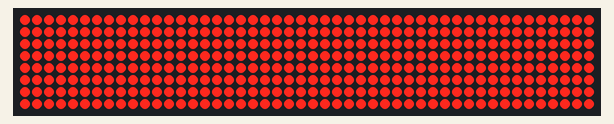
The sketch below on a simulated Arduino Uno, built with avr-gcc and run on an emulated ATmega328P. Parts: 48×8 LED matrix.

Above: at 0.15 s.
At 1.05 s:
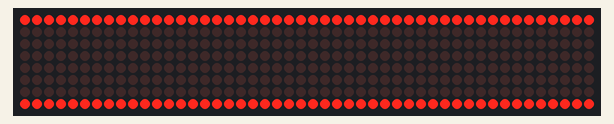
At 5.37 s:
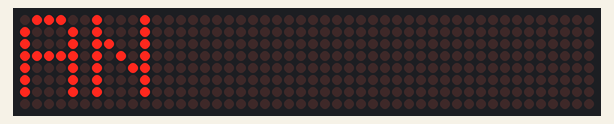
At 7.3 s:
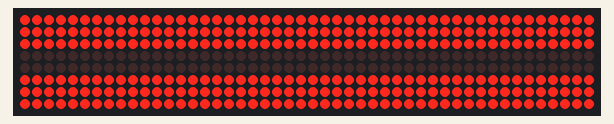
At 9.0 s:
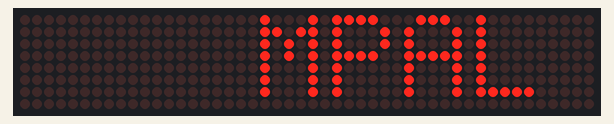
At 12.21 s:
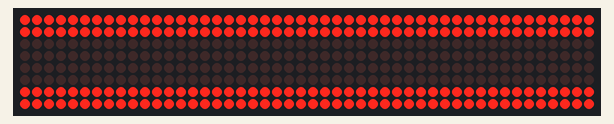

The sketch:

LED_Board.ino
```cpp
#include <MD_MAX72xx.h>

#define BUF_SIZE 20
#define MAX_DEVICES 6
#define CHAR_SIZE 6
#define MAXCHARS_ONSCREEN 6

#define CLK_PIN   13  // or SCK
#define DATA_PIN  11  // or MOSI
#define CS_PIN    10  // or SS

uint8_t alph[37][5] =
{  {0,0,0,0,0}              // ETC
  ,{126, 9, 9, 9, 126}      // A
  ,{127, 73, 73, 73, 54}    // B
  ,{62, 65, 65, 65, 65}     // C
  ,{127, 65, 65, 65, 62}    // D
  ,{ 127, 73, 73, 73, 65}   // E
  ,{127, 9, 9, 9, 1}        // F
  ,{62, 65, 65, 73, 121}    // G
  ,{127, 8, 8, 8, 127}      // H
  ,{0, 65, 127, 65, 0}      // I
  ,{48, 65, 65, 65, 63}     // J
  ,{127, 8, 20, 34, 65}     // K
  ,{127, 64, 64, 64, 64}    // L
  ,{127, 2, 12, 2, 127}     // M
  ,{127, 4, 8, 16, 127}     // N
  ,{62, 65, 65, 65, 62}     // O
  ,{127, 9, 9, 9, 6}        // P
  ,{62, 65, 65, 97, 126}    // Q
  ,{127, 9, 25, 41, 70}     // R
  ,{70, 73, 73, 73, 49}     // S
  ,{1, 1, 127, 1, 1}        // T
  ,{63, 64, 64, 64, 63}     // U
  ,{31, 32, 64, 32, 31}     // V
  ,{63, 64, 56, 64, 63}     // W
  ,{99, 20, 8, 20, 99}      // X
  ,{3, 4, 120, 4, 3}        // Y
  ,{97, 81, 73, 69, 67}     // Z
  ,{62, 81, 73, 69, 62,}    // 0
  ,{0, 4, 2, 127, 0}        // 1
  ,{113, 73, 73, 73, 70}    // 2
  ,{65, 73, 73, 73, 54}     // 3
  ,{15, 8, 8, 8, 127}       // 4
  ,{79, 73, 73, 73, 49}     // 5
  ,{62, 73, 73, 73, 48}     // 6
  ,{3, 1, 1, 1, 127}        // 7
  ,{54, 73, 73, 73, 54}     // 8
  ,{6, 73, 73, 73, 62}      // 9
};

class Effects {
public:
  Effects(MD_MAX72XX *mx): md(mx) {}

  void open(){
    md->setRow(0,0xff);
    md->setRow(1,0xff);
    md->setRow(2,0xff);
    md->setRow(3,0xff);
    md->setRow(4,0xff);
    md->setRow(5,0xff);
    md->setRow(6,0xff);
    md->setRow(7,0xff);
    for(int i = 0 ; i < 4 ; i++){
      delay(300);
      md->setRow(3-i,0);
      md->setRow(4+i,0);
    }
    delay(300);
  }

  void close(){
    for(int i = 0 ; i < 4 ; i++){
      delay(300);
      md->setRow(0+i,0xff);
      md->setRow(7-i,0xff);
    }
    delay(300);
  }

  void reverse(){
    uint8_t buff;
    for(int j = 0 ; j < 4 ; j++)
    for(int i = 0 ; i < 8 ; i++){
      buff = md->getColumn(j,i);
      md->setColumn(j*8 + i,~buff);
    }
  }

private:
  MD_MAX72XX *md = 0 ;
};

MD_MAX72XX mx = MD_MAX72XX(MD_MAX72XX::PAROLA_HW, DATA_PIN, CLK_PIN, CS_PIN, MAX_DEVICES);
Effects effect = Effects(&mx);

void printChar(uint8_t col, uint8_t c)
{
  uint8_t cc;

  if(c >= 65 && c <= 90)
    cc = c - 64;
  else if(c >= 97 && c <= 122)
    cc = c - 96;
  else if(c >= 48 && c <= 57 )
    cc = c - 21;
  else
    cc = 0;

  mx.setBuffer(col,5,alph[cc]);
}

void showStaticText(const char *str, uint8_t len) {
  static char curr_msg[BUF_SIZE];
  int mid_col = (len % 2) ? 18 : 15 ;
  int mid_char_indx = len/2;
  int i, right_char_col, left_char_col;

  if(len <= 0)
    return;

  strcpy(curr_msg, str);

  for(i = 0 ; i < (len/2)+1 ; i++){
    right_char_col = mid_col - i*CHAR_SIZE;
    left_char_col = mid_col + i*CHAR_SIZE;
    if(mid_char_indx-i >= 0 && left_char_col <= 32 + CHAR_SIZE) // change to macro
      printChar(left_char_col, curr_msg[mid_char_indx-i]);
    if(mid_char_indx-+i < len && i!=0 && right_char_col >= 0)
      printChar(right_char_col,curr_msg[mid_char_indx+i]);
  }
}

void showMovingText(const char *str, uint8_t len) {
  int i, c;
  int scol =0 , ccol =0;
  static char curr_msg[BUF_SIZE];
  uint32_t animation_len;

  if(len <= 0)
    return;

  strcpy(curr_msg, str);

  animation_len = (len + MAXCHARS_ONSCREEN) * CHAR_SIZE;

  for(i=0 ; i < animation_len ; i++){
    int chars = (int)(i/CHAR_SIZE) + 1 ;
    chars = (chars > len) ? len : chars ;
    scol = ccol;
    int min_char = ((chars < MAXCHARS_ONSCREEN) ? 0 : chars-MAXCHARS_ONSCREEN);
    mx.clear();
    for(c = chars-1; c >= min_char ; c--){
      printChar(scol, (uint8_t)curr_msg[c]);
      scol += 6;
    }
    ccol += 1;
    if(ccol >= CHAR_SIZE && chars != len)
      ccol = 0;
    delay(50);
  }

}

void animation() {
  effect.open();
  showMovingText("ashkan",6);
  effect.close();
  delay(100);
  effect.open();
  showStaticText("MPAL",4);
  delay(500);
  effect.reverse();
  delay(5);
  effect.reverse();
  delay(5);
  effect.reverse();
  delay(5);
  effect.reverse();
  delay(5);
  effect.reverse();
  delay(5);
  effect.reverse();
  delay(1000);
  effect.close();
}

void setup() {
  mx.begin();
}

void loop() {
  animation();
}
```

Measured:
- by itself, everything shown: repeats every 11.5 s, in 91 steps
- what the display in image 4 shows lasts 1.3 s, from 9.0 s to 10.3 s
